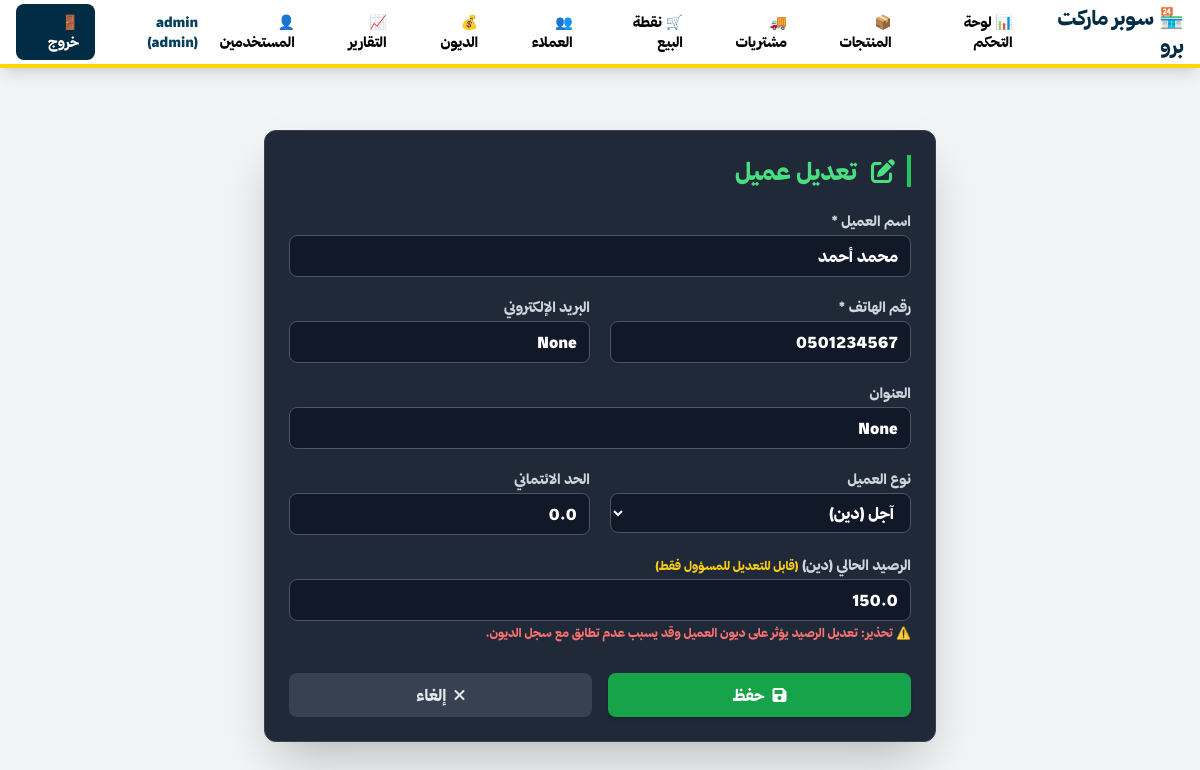
The app's page /customer/edit/1 (signed in) with its own data.
### models.py (models this page shows)
class User(UserMixin, db.Model):
    __tablename__ = 'users'
    id = db.Column(db.Integer, primary_key=True)
    username = db.Column(db.String(100), unique=True, nullable=False)
    email = db.Column(db.String(120))
    password_hash = db.Column(db.String(255), nullable=False)
    role = db.Column(db.String(50))
    phone = db.Column(db.String(20))
    is_active = db.Column(db.Boolean, default=True)
    last_login = db.Column(db.DateTime)

class Customer(db.Model):
    __tablename__ = 'customers'
    id = db.Column(db.Integer, primary_key=True)
    name = db.Column(db.String(200), nullable=False)
    phone = db.Column(db.String(50))
    email = db.Column(db.String(120))
    address = db.Column(db.Text)
    customer_type = db.Column(db.String(50))  # cash / credit
    credit_limit = db.Column(db.Float, default=0)
    current_balance = db.Column(db.Float, default=0)
    wallet_balance = db.Column(db.Float, default=0)
    total_purchases = db.Column(db.Float, default=0)
    invoice_count = db.Column(db.Integer, default=0)
    last_purchase_date = db.Column(db.DateTime)
    invoices = db.relationship('SaleInvoice', backref='customer', lazy=True)

### app.py (the view, shortened to what this page needs)
@app.route('/customer/edit/<int:id>', methods=['GET', 'POST'])
@login_required
def edit_customer(id):
    customer = Customer.query.get_or_404(id)
    return render_template('customer_form.html', customer=customer)

### app.py (called while the page is built)
@login_manager.user_loader
def load_user(user_id):
    return User.query.get(int(user_id))

@app.context_processor
def utility_processor():
    from datetime import date, timedelta
    return dict(now=datetime.now, timedelta=timedelta, date=date)

### templates/customer_form.html (shortened to what this page needs)
{% extends 'base.html' %}
{% block content %}
<div class="flex justify-center items-center min-h-[80vh]">
    <div class="w-full max-w-2xl bg-gray-800 rounded-xl shadow-2xl border border-gray-700 p-6 text-gray-200">
        <h1 class="text-2xl font-bold mb-6 text-green-400 border-r-4 border-green-500 pr-3">
            <i class="fas {{ 'fa-edit' if customer else 'fa-user-plus' }} ml-2"></i>
            {{ 'تعديل عميل' if customer else 'إضافة عميل جديد' }}
        </h1>
        <form method="POST">
            <div class="grid grid-cols-1 md:grid-cols-2 gap-5">
                <div class="md:col-span-2">
                    <label class="block text-sm font-medium text-gray-300 mb-1">اسم العميل *</label>
                    <input type="text" name="name" required value="{{ customer.name if customer else '' }}"
                           class="w-full bg-gray-900 border border-gray-600 rounded-lg px-3 py-2 text-white placeholder-gray-500 focus:border-green-500 focus:ring-1 focus:ring-green-500 transition">
                </div>
                <div>
                    <label class="block text-sm font-medium text-gray-300 mb-1">رقم الهاتف *</label>
                    <input type="text" name="phone" required value="{{ customer.phone if customer else '' }}"
                           class="w-full bg-gray-900 border border-gray-600 rounded-lg px-3 py-2 text-white focus:border-green-500 focus:ring-1 focus:ring-green-500 transition">
                </div>
                <div>
                    <label class="block text-sm font-medium text-gray-300 mb-1">البريد الإلكتروني</label>
                    <input type="email" name="email" value="{{ customer.email if customer else '' }}"
                           class="w-full bg-gray-900 border border-gray-600 rounded-lg px-3 py-2 text-white focus:border-green-500 focus:ring-1 focus:ring-green-500 transition">
                </div>
                <div class="md:col-span-2">
                    <label class="block text-sm font-medium text-gray-300 mb-1">العنوان</label>
                    <input type="text" name="address" value="{{ customer.address if customer else '' }}"
                           class="w-full bg-gray-900 border border-gray-600 rounded-lg px-3 py-2 text-white focus:border-green-500 focus:ring-1 focus:ring-green-500 transition">
                </div>
                <div>
                    <label class="block text-sm font-medium text-gray-300 mb-1">نوع العميل</label>
                    <select name="customer_type" class="w-full bg-gray-900 border border-gray-600 rounded-lg px-3 py-2 text-white focus:border-green-500 focus:ring-1 focus:ring-green-500">
                        <option value="credit" {% if not customer or customer.customer_type == 'credit' %}selected{% endif %}>آجل (دين)</option>
                    </select>
                </div>
                <div>
                    <label class="block text-sm font-medium text-gray-300 mb-1">الحد الائتماني</label>
                    <input type="number" step="0.01" name="credit_limit" value="{{ customer.credit_limit if customer else '0' }}"
                           class="w-full bg-gray-900 border border-gray-600 rounded-lg px-3 py-2 text-white focus:border-green-500 focus:ring-1 focus:ring-green-500">
                </div>
                {% if customer %}
                <div class="md:col-span-2">
                    <label class="block text-sm font-medium mb-1 text-gray-300">
                        الرصيد الحالي (دين)
                        {% if current_user.role == 'admin' %}
                            <span class="text-xs text-yellow-400">(قابل للتعديل للمسؤول فقط)</span>
                        {% endif %}
                    </label>
                    <input type="number" step="0.01" name="current_balance"
                           value="{{ customer.current_balance }}"
                           class="w-full bg-gray-900 border border-gray-600 rounded-lg px-3 py-2 {% if current_user.role != 'admin' %}text-gray-400 cursor-not-allowed{% else %}text-white focus:border-green-500{% endif %}">
                    {% if current_user.role == 'admin' %}
                        <p class="text-xs text-red-400 mt-1">⚠️ تحذير: تعديل الرصيد يؤثر على ديون العميل وقد يسبب عدم تطابق مع سجل الديون.</p>
                    {% else %}
                        <p class="text-xs text-blue-400 mt-1">الرصيد يتم تحديثه تلقائياً عند البيع أو التسديد.</p>
                    {% endif %}
                </div>
                {% endif %}
            </div>
            <div class="flex gap-4 mt-8">
                <button type="submit" class="flex-1 bg-green-600 hover:bg-green-700 text-white font-medium py-2.5 rounded-lg transition flex items-center justify-center gap-2 shadow-md">
                    <i class="fas fa-save"></i> حفظ
                </button>
                <a href="{{ url_for('customers') }}" class="flex-1 bg-gray-700 hover:bg-gray-600 text-gray-200 text-center py-2.5 rounded-lg transition flex items-center justify-center gap-2">
                    <i class="fas fa-times"></i> إلغاء
                </a>
            </div>
        </form>
    </div>
</div>
{% endblock %}

### templates/base.html (shortened to what this page needs)
<!DOCTYPE html>
<html lang="ar" dir="rtl">
<head>
    <script src="https://cdn.tailwindcss.com"></script>
    <link href="https://cdnjs.cloudflare.com/ajax/libs/font-awesome/6.0.0/css/all.min.css" rel="stylesheet">
</head>
<body class="bg-gray-100 font-thmanyah">
    {% if current_user.is_authenticated %}
    <nav class="bg-white shadow-lg mb-6 border-b-4 border-brand-gold">
        <div class="max-w-7xl mx-auto px-4">
            <div class="flex justify-between items-center h-16">
                <div class="flex items-center space-x-4 space-x-reverse">
                    <span class="text-xl font-bold text-brand-dark">🏪 سوبر ماركت برو</span>
                    <div class="hidden lg:flex space-x-4 space-x-reverse">
                        <a href="{{ url_for('dashboard') }}" class="px-3 py-2 rounded-md text-sm font-medium hover:bg-brand-gold hover:text-brand-dark transition-colors">📊 لوحة التحكم</a>
                        {% if current_user.role in ['admin', 'inventory_manager'] %}
                        <a href="{{ url_for('products') }}" class="px-3 py-2 rounded-md text-sm font-medium hover:bg-brand-gold hover:text-brand-dark transition-colors">📦 المنتجات</a>
                        <a href="{{ url_for('incoming') }}" class="px-3 py-2 rounded-md text-sm font-medium hover:bg-brand-gold hover:text-brand-dark transition-colors">🚚 مشتريات</a>
                        {% endif %}
                        {% if current_user.role in ['admin', 'cashier'] %}
                        <a href="{{ url_for('pos') }}" class="px-3 py-2 rounded-md text-sm font-medium hover:bg-brand-gold hover:text-brand-dark transition-colors">🛒 نقطة البيع</a>
                        {% endif %}
                        <a href="{{ url_for('customers') }}" class="px-3 py-2 rounded-md text-sm font-medium hover:bg-brand-gold hover:text-brand-dark transition-colors">👥 العملاء</a>
                        <a href="{{ url_for('debts') }}" class="px-3 py-2 rounded-md text-sm font-medium hover:bg-brand-gold hover:text-brand-dark transition-colors">💰 الديون</a>
                        <a href="{{ url_for('reports') }}" class="px-3 py-2 rounded-md text-sm font-medium hover:bg-brand-gold hover:text-brand-dark transition-colors">📈 التقارير</a>
                        {% if current_user.role == 'admin' %}
                        <a href="{{ url_for('users') }}" class="px-3 py-2 rounded-md text-sm font-medium hover:bg-brand-gold hover:text-brand-dark transition-colors">👤 المستخدمين</a>
                        {% endif %}
                    </div>
                </div>
                <div class="flex items-center space-x-4 space-x-reverse">
                    <div class="hidden sm:flex items-center space-x-4 space-x-reverse">
                        <span class="text-sm text-brand-primary font-bold">
                            {{ current_user.username }} ({{ current_user.role }})
                        </span>
                        <a href="{{ url_for('logout') }}" class="bg-brand-dark hover:bg-brand-primary text-white px-4 py-2 rounded-lg text-sm transition">
                            🚪 خروج
                        </a>
                    </div>
                </div>
            </div>
        </div>
    </nav>
    {% endif %}
    <div class="container mx-auto px-4 py-6">
        {% block content %}{% endblock %}
    </div>
</body>
</html>

### templates/base.html (style rules this page uses)
* { font-family: 'Thmanyah', sans-serif; }

### records on screen
User: username "admin", role "admin"
Customer: name "محمد أحمد", phone "0501234567", email "None", address "None", customer_type "آجل (دين)", credit_limit "0.0", current_balance "150.0"

### other values on screen
{{ 'تعديل عميل' if customer else 'إضافة عميل جديد' }} "تعديل عميل"
